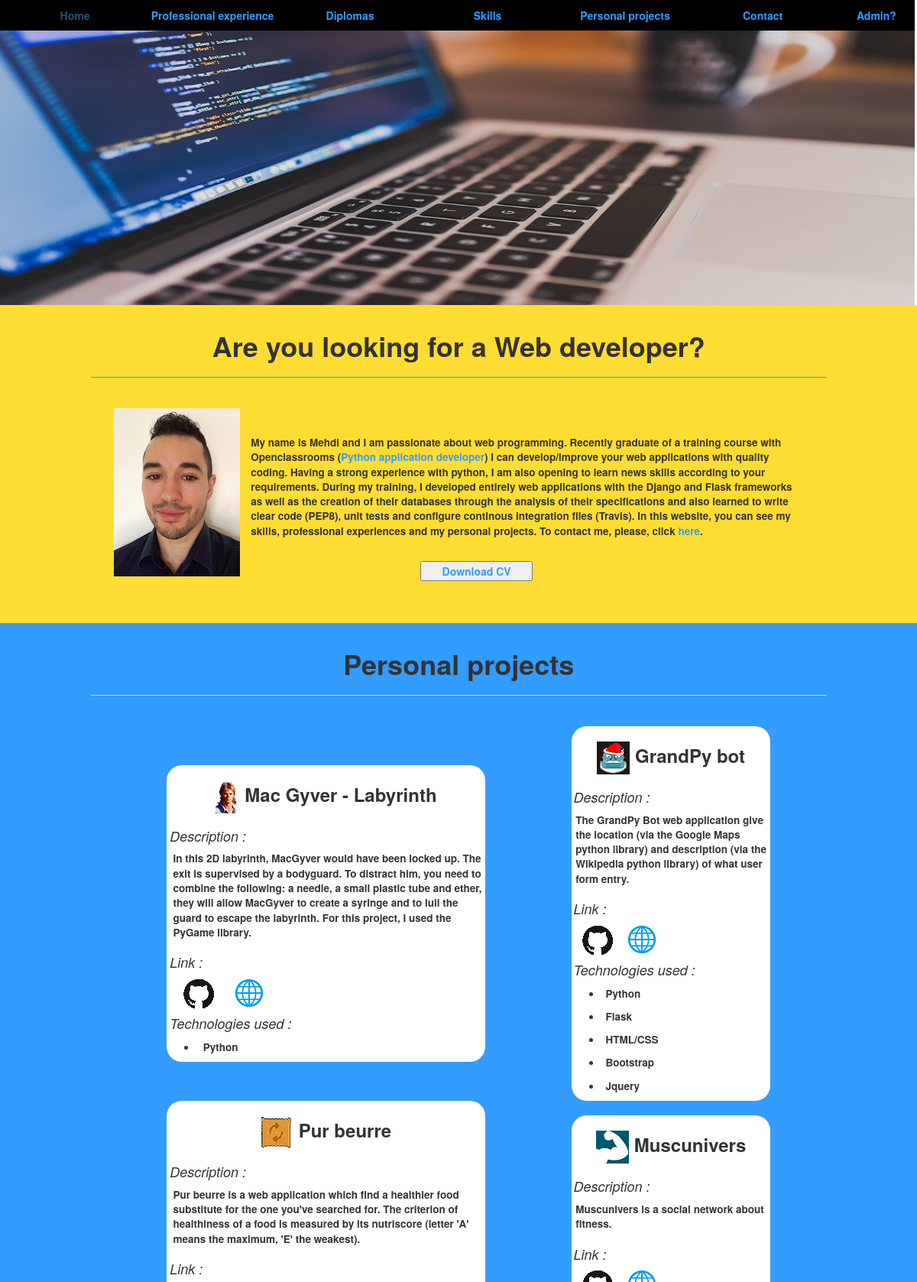
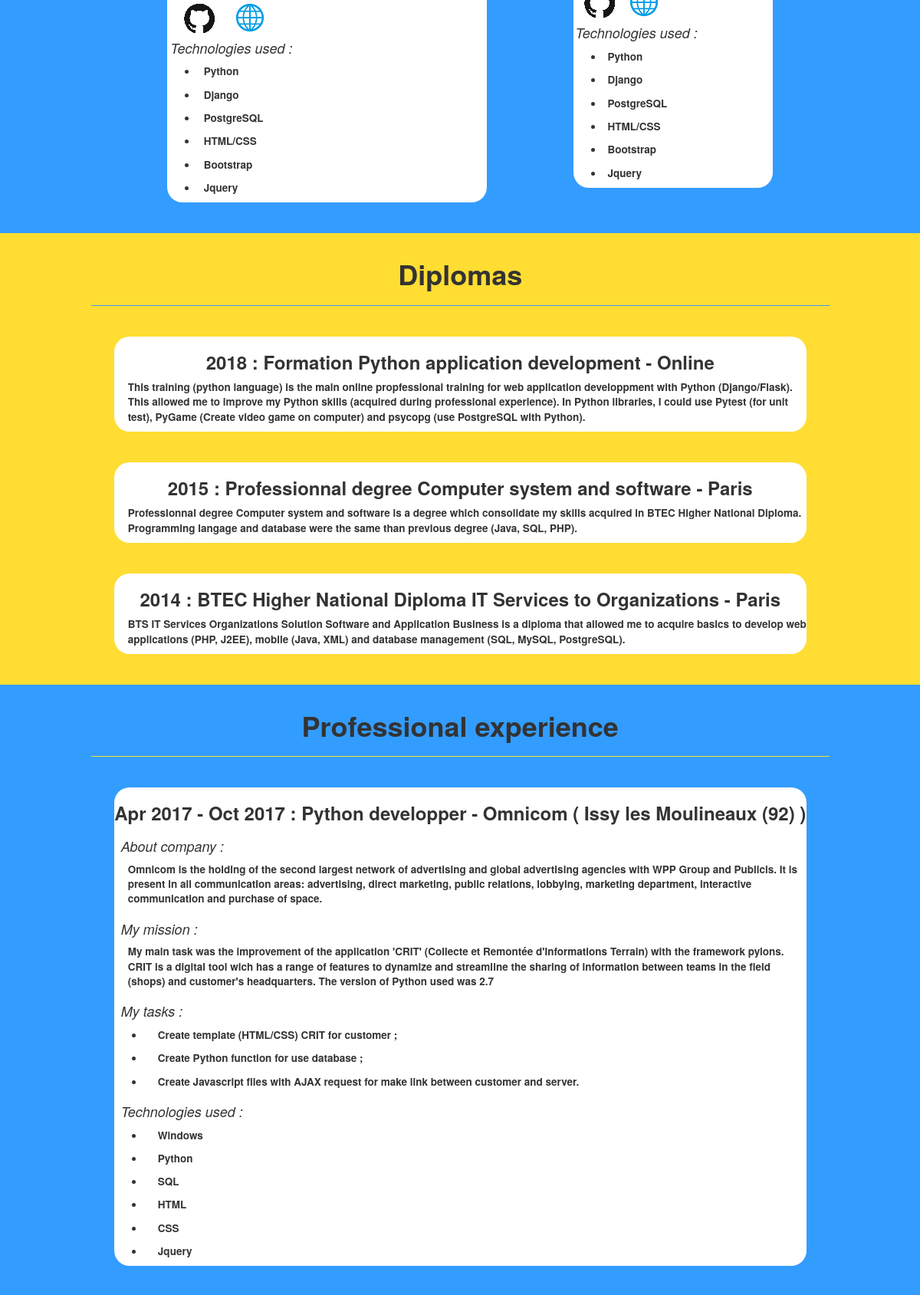
The page /home (upper part) on the database its author committed (2 pictures, top to bottom).
### portfolio/models.py (models this page shows, shortened)
class PersonalProject(models.Model):
    name = models.CharField(max_length=100)
    description = models.TextField()
    github = models.CharField(max_length=100)
    link = models.CharField(max_length=100)
    period = models.DateField(default=tz.now())
    technologies = models.ManyToManyField(Technology)
    num_project = models.IntegerField()

class Technology(models.Model):
    name = models.CharField(max_length=100)
    is_main = models.BooleanField()

class Education(models.Model):
    name = models.CharField(max_length=100)
    year = models.IntegerField()
    option = models.CharField(max_length=100)
    school = models.CharField(max_length=100)
    place = models.CharField(max_length=100)
    description = models.TextField()

class Experience(models.Model):
    company = models.CharField(max_length=100)
    job = models.CharField(max_length=100)
    place = models.CharField(max_length=100)
    description_mission = models.TextField()
    description_company = models.TextField()
    type_experience = models.CharField(max_length=100)
    date_begin = models.DateField()
    date_end = models.DateField()
    technologies = models.ManyToManyField(Technology)
    tasks = models.ManyToManyField(Task)

class Task(models.Model):
    name = models.TextField()

### portfolio/views.py (the view)
# urls.py: path('home', views.home),
def home(request):
    return render(request, 'portefolio.html', data)

### portfolio/templates/portefolio.html (shortened to what this page needs)
{% extends 'base.html' %}
{% load static %}
{% block content %}
    <div id="home">
        {% include 'main/home.html'  %}
    </div>
    <div id="project">
        {% include 'main/project.html'  %}
    </div>
    <div id="formation">
        {% include 'main/formation.html'  %}
    </div>
    <div id="experience">
        {% include 'main/experience.html'  %}
    </div>
{% endblock %}

### portfolio/templates/base.html (shortened to what this page needs)
<!DOCTYPE html>
{% load staticfiles %}
<html lang="en">
    <head>
        <link rel="stylesheet" href="{% static 'bootstrap/css/bootstrap.css' %}">
        <link rel="stylesheet" href="{% static 'css/style.css' %}">
    </head>
    <body>
        <div id="body">
            <div class="row" id="div_menu">
                {% include 'menu/menu.html' %}
            </div>
            <div class="row" id="header">
                <img src="{% static 'img/back_img2.jpeg' %}" id="img_header">
            </div>
            <div class="row">
                {% block content %}
                {% endblock %}
            </div>
        </div>
    </body>
</html>

### portfolio/templates/menu/menu.html
{% load static %}
      <a href="#home"> <div class="col-lg-2 menu" id="menu_accueil">Home</div></a>
      <a href="#project"> <div class="col-lg-2 menu" id="menu_projet">Personal projects</div></a>
      <a href="#formation"> <div class="col-lg-2 menu" id="menu_formation">Diplomas</div></a>
      <a href="#experience"> <div class="col-lg-2 menu" id="menu_experience">Professional experience</div></a>
      <a href="#skills"> <div class="col-lg-2 menu" id="menu_competences">Skills</div></a>
      <a href="#contact"> <div class="col-lg-2 menu" id="menu_contact">Contact</div></a>
      <a href="/admin"> <div class="col-lg-1 menu" id="menu_empty"> Admin? </div> </a>

### portfolio/templates/main/home.html (shortened to what this page needs)
{% load static %}
<h1>Are you looking for a Web developer?</h1>
<hr width="80%" class="hr-blue" />
<br />
<table border="0">
    <tr>
        <th> <img src="{% static 'img/moi_photo.jpg' %}" id="photo_me"> </th>
        <th id="desc_home">
            <p class="text">
            My name is Mehdi and I am passionate about web programming. Recently graduate of a training course with Openclassrooms (<a href="https://openclassrooms.com/fr/paths/68-developpeur-dapplication-python">Python application developer</a>)
                I can develop/improve your web applications with quality coding. Having a strong experience with python, I am also opening to learn news skills according to your requirements. During my training, I developed entirely web applications with the Django and Flask frameworks as well as the creation of their databases through the analysis of their specifications and also learned to write clear code (PEP8), unit tests and configure continous integration files (Travis). In this  website, you can see my skills, professional experiences and my personal projects. To contact me, please, click <a href="#contact">here</a>.</p>
            <br />
        <button id="btn_dl">
                <a href="{% static 'files/CV.pdf' %}" download="files/CV.pdf" >Download CV</a>
            </button>
        </th>
    </tr>
</table>
<br />

### portfolio/templates/main/project.html
{% load staticfiles %}
<h1> Personal projects </h1>
<hr width="80%" class="hr-yellow" />
<br />
<table border="0">
    <tr>
        {% for project in projects %}
            <th>
                <table border="0" class="element-white" class="table-project">
                    <tr>
                        <th colspan="2"> <h3> <img src="{% static 'img/' %}{{project.name}}.png"> {{project.name}} </h3> </th>
                    </tr>
                    <tr>
                        <th colspan="2">
                            <h4>Description :</h4>
                            <p class="text"> {{project.description}} </p>
                        </th>
                    </tr>
                    <tr>
                        <td>
                            <h4>Link :</h4>
                            <a href="{{ project.github }}" id="github"> <img src="{% static 'img/github.png' %}"> </a>
                            <a href="{{ project.link }}" id="link_web"> <img src="{% static 'img/link.png' %}"> </a>
                        </td>
                    </tr>
                    <tr>
                        <th colspan="2">
                            <h4>Technologies used :</h4>
                            <ul>
                                {% for tech in project.technologies.all %}
                                    <li> <p class="text"> {{ tech.name }} </p> </li>
                                {% endfor %}
                            </ul>
                        </th>
                    </tr>
                </table>
            </th>
            {% if project.num_project == 1  %}
                </TR>
                <TR>
            {% endif %}
        {% endfor %}
    </tr>
</table>
<br /><br />

### portfolio/templates/main/formation.html
<h1>Diplomas</h1>
<hr width="80%" class="hr-blue" />
<br />
    {% for education in educations %}
        <table border="0" class="element-white">
            <tr>
                <th><h3 class="titleEducation">{{ education.year }} : {{ education.name }} - {{ education.place }} </h3></th>
            </tr>
            <tr>
                <th> <p class="text"> {{ education.description }} </p></th>
            </tr>
        </table><br /><br />
    {% endfor %}

### portfolio/templates/main/experience.html
<h1>Professional experience</h1>
<hr width="80%" class="hr-yellow" />
<br />
    {% for exp in experiences %}
        <table border="0" class="element-white">
            <tr>
                <th id="first_col"> <h3>{{ exp.date_begin | date:"M Y" }} - {{ exp.date_end | date:"M Y" }} : {{ exp.job }} - {{ exp.company}} ( {{ exp.place }} ) </h3> </th>
            </tr>
            <tr>
                <th>
                    <h4>About company :</h4>
                    <p class="text"> {{ exp.description_company }} </p>
                </th>
            </tr>
            <tr>
                <th>
                    <h4>My mission :</h4>
                    <p class="text">{{ exp.description_mission }} </p>
                </th>
            </tr>
            <tr>
                <th>
                    <h4>My tasks :</h4>
                    <ul>
                        {% for task in exp.tasks.all %}
                        <li> <p class="text"> {{ task.name }} </p> </li>
                        {% endfor %}
                    </ul>
                </th>
            </tr>
            <tr>
                <th>
                    <h4>Technologies used :</h4>
                    <ul>
                        {% for tech in exp.technologies.all %}
                        <li> <p class="text"> {{ tech.name }} </p></li>
                        {% endfor %}
                    </ul>
                </th>
            </tr>
        </table><br /><br />
    {% endfor %}

### portfolio/templates/footer.html (shortened to what this page needs)
{% load staticfiles %}

### portfolio/static/css/style.css (style rules this page uses)
#header { width: 102%; }
#img_header { width: 103.153%; height: 90%; }
body { width : 99% }
#body { width: 95.9%; margin-left: 1.1% }
table { max-width: 75%; margin: 0 auto; }
.element-white { background-color: white; border-radius : 20px }
a { color: #339CFF ; font-weight: bold; }
h1 { text-align : center; font-weight: bold; }
h3 { text-align : center; font-weight: bold; }
h4 { text-align : left; font-style: italic; margin-left: 1% }
.menu { background-color: black; position: fixed; line-height: 40px; text-align: center; }
#menu_accueil { margin-left : 0%; }
#menu_experience { margin-left : 15%; }
#menu_formation { margin-left : 30%; }
#menu_competences { margin-left : 45%; }
#menu_projet { margin-left : 60%; }
#menu_contact { margin-left : 75%; }
#menu_empty { margin-left : 91.57%; }
#home, #formation, #skills { background-color: #FFDD33; width: 103%; padding-top: 1em }
#experience, #contact, #project { background-color: #339CFF; width: 103%; padding-top: 1em }
#desc_home { width: 100%; height: 50%; }
#photo_me { margin-bottom: 25% }
#btn_dl { margin-left: 32%; width: 20%; }
#first_col { width: 10%; }
.text { text-align: left; font-size: 13.5px; margin-left : 2% }
.hr-blue { border-color: #339CFF; }
.hr-yellow { border-color: #FFDD33; }
#github { margin-left : 5% }
#link_web { margin-left : 5% }

### rows shown on the page
PersonalProject: name (picture), name "Mac Gyver - Labyrinth", description "In this 2D labyrinth, MacGyver would have been locked up. The exit is supervised by a bodyguard. To distract him, you need to combine the following: a needle, a small plastic tube and ether, they will allow MacGyver to create a syringe and to lull the guard to escape the labyrinth. For this project, I used the PyGame library."
Technology: name "Python"
PersonalProject: name (picture), name "GrandPy bot", description "The GrandPy Bot web application give the location (via the Google Maps python library) and description (via the Wikipedia python library) of what user form entry."
Technology: name "Python"
Technology: name "Flask"
Technology: name "HTML/CSS"
Technology: name "Bootstrap"
Technology: name "Jquery"
PersonalProject: name (picture), name "Pur beurre", description "Pur beurre is a web application which find a healthier food substitute for the one you've searched for. The criterion of healthiness of a food is measured by its nutriscore (letter 'A' means the maximum, 'E' the weakest)."
Technology: name "Python"
Technology: name "Django"
Technology: name "PostgreSQL"
Technology: name "HTML/CSS"
Technology: name "Bootstrap"
Technology: name "Jquery"
PersonalProject: name (picture), name "Muscunivers", description "Muscunivers is a social network about fitness."
Technology: name "Python"
Technology: name "Django"
Technology: name "PostgreSQL"
Technology: name "HTML/CSS"
Technology: name "Bootstrap"
Technology: name "Jquery"
Education: year "2018", name "Formation Python application development", place "Online", description "This training (python language) is the main online propfessional training for web application developpment with Python (Django/Flask). This allowed me to improve my Python skills (acquired during professional experience). In Python libraries, I could use Pytest (for unit test), PyGame (Create video game on computer) and psycopg (use PostgreSQL with Python)."
Education: year "2015", name "Professionnal degree Computer system and software", place "Paris", description "Professionnal degree Computer system and software is a degree which consolidate my skills acquired in BTEC Higher National Diploma. Programming langage and database were the same than previous degree (Java, SQL, PHP)."
Education: year "2014", name "BTEC Higher National Diploma IT Services to Organizations", place "Paris", description "BTS IT Services Organizations Solution Software and Application Business is a diploma that allowed me to acquire basics to develop web applications (PHP, J2EE), mobile (Java, XML) and database management (SQL, MySQL, PostgreSQL)."
Experience: date_begin "Apr 2017", date_end "Oct 2017", job "Python developper", company "Omnicom", place "Issy les Moulineaux (92)", description_company "Omnicom is the holding of the second largest network of advertising and global advertising agencies with WPP Group and Publicis. It is present in all communication areas: advertising, direct marketing, public relations, lobbying, marketing department, interactive communication and purchase of space.", description_mission "My main task was the improvement of the application 'CRIT' (Collecte et Remontée d'Informations Terrain) with the framework pylons. CRIT is a digital tool wich has a range of features to dynamize and streamline the sharing of information between teams in the field (shops) and customer's headquarters. The version of Python used was 2.7"
Task: name "Create template (HTML/CSS) CRIT for customer ;"
Task: name "Create Python function for use database ;"
Task: name "Create Javascript files with AJAX request for make link between customer and server."
Technology: name "Windows"
Technology: name "Python"
Technology: name "SQL"
Technology: name "HTML"
Technology: name "CSS"
Technology: name "Jquery"
